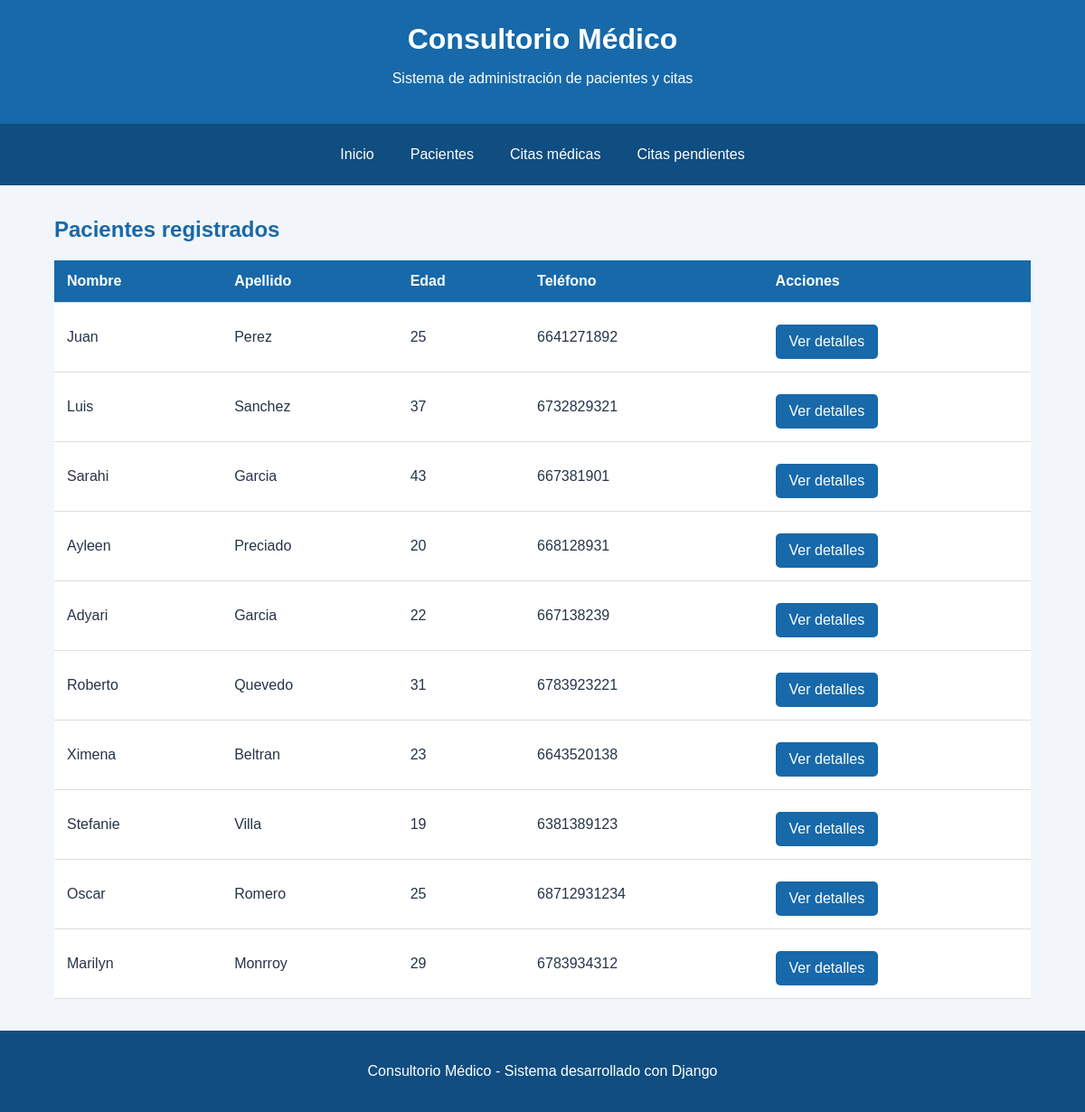
The app's page /pacientes/ with its own data.
### citas/models.py (models this page shows, shortened)
class Paciente(models.Model):
    nombre = models.CharField(max_length=100)
    apellido = models.CharField(max_length=100)
    edad = models.IntegerField()
    telefono = models.CharField(max_length=20)
    correo = models.EmailField()

### citas/views.py (the view)
# urls.py: path('pacientes/', views.lista_pacientes, name='pacientes'),
def lista_pacientes(request):
    pacientes = Paciente.objects.all()
    return render(request, 'citas/pacientes.html', {
        'pacientes': pacientes
    })

### citas/templates/citas/pacientes.html
{% extends 'citas/base.html' %}
{% block contenido %}
<h2>Pacientes registrados</h2>
<div class="tabla-contenedor">
    <table>
        <thead>
            <tr>
                <th>Nombre</th>
                <th>Apellido</th>
                <th>Edad</th>
                <th>Teléfono</th>
                <th>Acciones</th>
            </tr>
        </thead>
        <tbody>
            {% for paciente in pacientes %}
            <tr>
                <td>{{ paciente.nombre }}</td>
                <td>{{ paciente.apellido }}</td>
                <td>{{ paciente.edad }}</td>
                <td>{{ paciente.telefono }}</td>
                <td>
                    <a class="boton" href="{% url 'detalle_paciente' paciente.id %}">
                        Ver detalles
                    </a>
                </td>
            </tr>
            {% empty %}
            <tr>
                <td colspan="5">No hay pacientes registrados.</td>
            </tr>
            {% endfor %}
        </tbody>
    </table>
</div>
{% endblock %}

### citas/templates/citas/base.html (shortened to what this page needs)
{% load static %}
<!DOCTYPE html>
<html lang="es">
<head>
    <link rel="stylesheet" href="{% static 'citas/estilos.css' %}">
</head>
<body>
    <header>
        <h1>Consultorio Médico</h1>
        <p>Sistema de administración de pacientes y citas</p>
    </header>
    <nav>
        <a href="{% url 'inicio' %}">Inicio</a>
        <a href="{% url 'pacientes' %}">Pacientes</a>
        <a href="{% url 'lista_citas' %}">Citas médicas</a>
        <a href="{% url 'citas_pendientes' %}">Citas pendientes</a>
    </nav>
    <main>
        {% block contenido %}
        {% endblock %}
    </main>
    <footer>
        <p>Consultorio Médico - Sistema desarrollado con Django</p>
    </footer>
</body>
</html>

### citas/static/citas/estilos.css (style rules this page uses)
* { box-sizing: border-box; }
body { margin: 0; font-family: Arial, sans-serif; background-color: #f2f5f9; color: #253448; }
header { background-color: #1769aa; color: white; text-align: center; padding: 25px; }
header h1 { margin: 0 0 10px; }
nav { background-color: #104d80; display: flex; justify-content: center; flex-wrap: wrap; gap: 10px; padding: 15px; }
nav a { color: white; text-decoration: none; padding: 10px 15px; border-radius: 5px; }
main { width: 90%; max-width: 1200px; margin: 35px auto; min-height: 65vh; }
h2 { color: #1769aa; }
.tarjeta a, .boton { display: inline-block; padding: 10px 15px; background-color: #1769aa; color: white; text-decoration: none; border-radius: 5px; margin-top: 10px; }
.tabla-contenedor { overflow-x: auto; margin: 20px 0; }
table { width: 100%; border-collapse: collapse; background-color: white; min-width: 600px; }
th, td { padding: 14px; text-align: left; border-bottom: 1px solid #ddd; }
th { background-color: #1769aa; color: white; }
footer { background-color: #104d80; color: white; text-align: center; padding: 20px; }

### records on screen
Paciente: nombre "Juan", apellido "Perez", edad "25", telefono "6641271892"
Paciente: nombre "Luis", apellido "Sanchez", edad "37", telefono "6732829321"
Paciente: nombre "Sarahi", apellido "Garcia", edad "43", telefono "667381901"
Paciente: nombre "Ayleen", apellido "Preciado", edad "20", telefono "668128931"
Paciente: nombre "Adyari", apellido "Garcia", edad "22", telefono "667138239"
Paciente: nombre "Roberto", apellido "Quevedo", edad "31", telefono "6783923221"
Paciente: nombre "Ximena", apellido "Beltran", edad "23", telefono "6643520138"
Paciente: nombre "Stefanie", apellido "Villa", edad "19", telefono "6381389123"
Paciente: nombre "Oscar", apellido "Romero", edad "25", telefono "68712931234"
Paciente: nombre "Marilyn", apellido "Monrroy", edad "29", telefono "6783934312"
